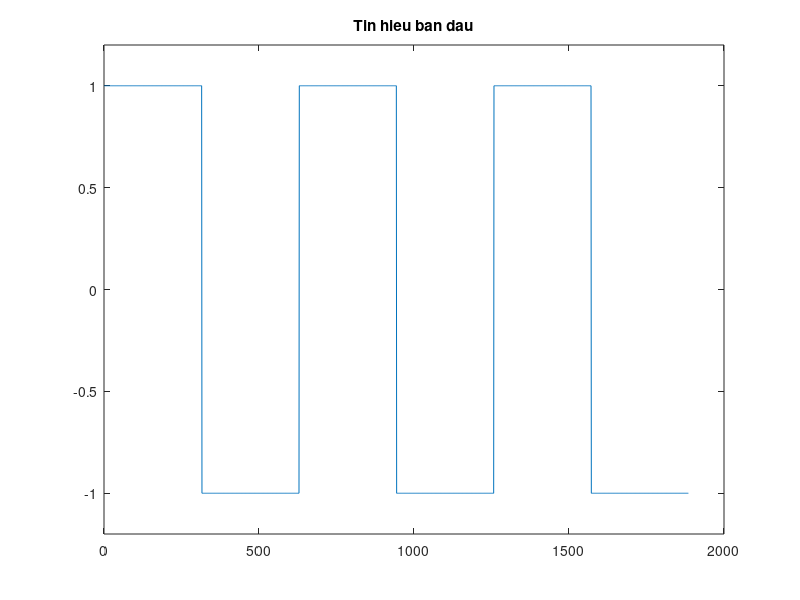

MATLAB code to generate this figure: (Note: this script raises an error after producing the figure.)
%27/5/2013
%Thiet ke bo loc FIR thong thap/bo loc tuyen tinh
clc
warning off
figure(1)
clf
x = square(0:0.01:6*pi); % Tin hieu 1D, xung vuong
plot(x)
ini_axis = axis;
ini_axis = ini_axis.*[1 1 1.2 1.2];
axis(ini_axis)
title('Tin hieu ban dau')
disp('Press any key to continue...')
pause
% hold off
xn = noise(x,'ag','25%'); % Tac dong nhieu Gauss
plot(xn,'r');
hold
plot(x,'b')
title('Tin hieu ban dau (xanh) va nhieu (do)')
disp('Press any key to continue...')
pause
windowSize = 100; %Kich thuoc cua so bo loc
y= filter(ones(1,windowSize)/windowSize,1,xn) % Bo loc tuyen tinh
hold off
plot(y,'k');
